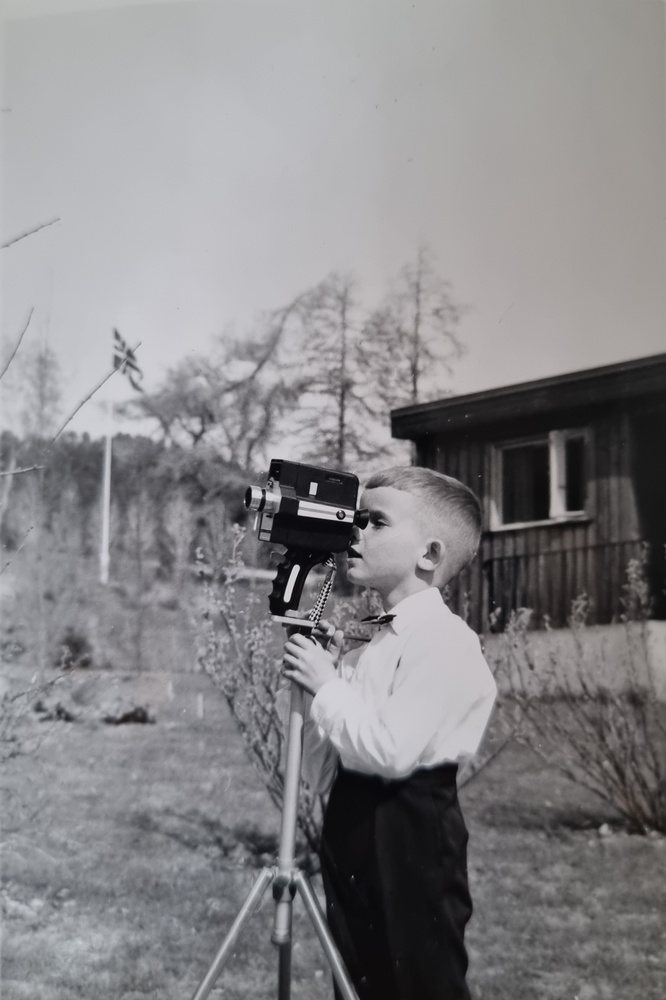
#> input picture Case2/test.jpg, 666 x 1000 px, shrunk from 2200 x 3301 before the run, found by its file name
$ python fourier.py   (older library calls are emulated)
#> lines starting #> are read from the running program, lines starting #| are printed output that depends on the picture
import cv2
import numpy as np

# now we will be loading the image and converting it to grayscale
image = cv2.imread(r"test.jpg")
#> image is the input picture: shape (1000, 666, 3); mean B, G, R 136.2, 133.9, 135.2

gray = cv2.cvtColor(image, cv2.COLOR_BGR2GRAY)

# Compute the discrete Fourier Transform of the image
fourier = cv2.dft(np.float32(gray), flags=cv2.DFT_COMPLEX_OUTPUT)

# Shift the zero-frequency component to the center of the spectrum
fourier_shift = np.fft.fftshift(fourier)

# calculate the magnitude of the Fourier Transform
magnitude = 20*np.log(cv2.magnitude(fourier_shift[:,:,0],fourier_shift[:,:,1]))
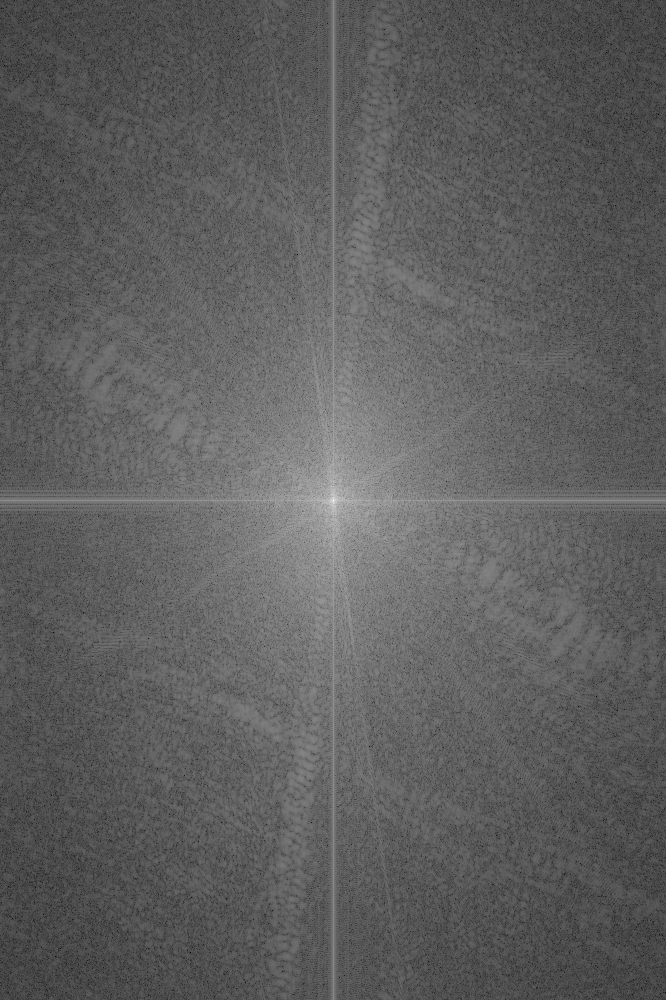
#> magnitude: shape (1000, 666) float32; min 20.11, max 366.2, mean 148.9; drawn with min black and max white

# Scale the magnitude for display
magnitude = cv2.normalize(magnitude, None, 0, 255, cv2.NORM_MINMAX, cv2.CV_8UC1)

# Display the magnitude of the Fourier Transform
cv2.imwrite('Fourier Transform.jpg', magnitude)

$ run again, with Case2/ChiragBilde.jpg copied over Case2/test.jpg
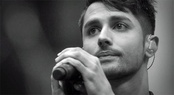
#> input picture Case2/ChiragBilde.jpg, 174 x 95 px, shrunk from 575 x 314 before the run, found by its file name
#> image is the input picture: shape (95, 174, 3); mean B, G, R 87.6, 87.6, 87.1
#> `magnitude = 20*np.log(cv2.magnitude(fourier_shift[:,:,0],fourier_shift..`:
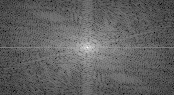
#> magnitude: shape (95, 174) float32; min 42.3, max 283.7, mean 134.3; drawn with min black and max white

$ run again, with Case2/Dhoni-dive_165121_730x419-m.jpg copied over Case2/test.jpg
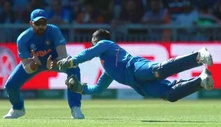
#> input picture Case2/Dhoni-dive_165121_730x419-m.jpg, 221 x 127 px, shrunk from 730 x 419 before the run, found by its file name
#> image is the input picture: shape (127, 221, 3); mean B, G, R 106.3, 104.1, 91.5
#> `gray = cv2.cvtColor(image, cv2.COLOR_BGR2GRAY)`:
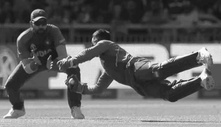
#> gray: shape (127, 221); min 17, max 254, mean 100.6
#> `magnitude = 20*np.log(cv2.magnitude(fourier_shift[:,:,0],fourier_shift..`:
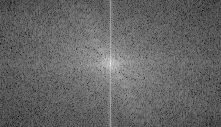
#> magnitude: shape (127, 221) float32; min 43.8, max 297.1, mean 145; drawn with min black and max white
